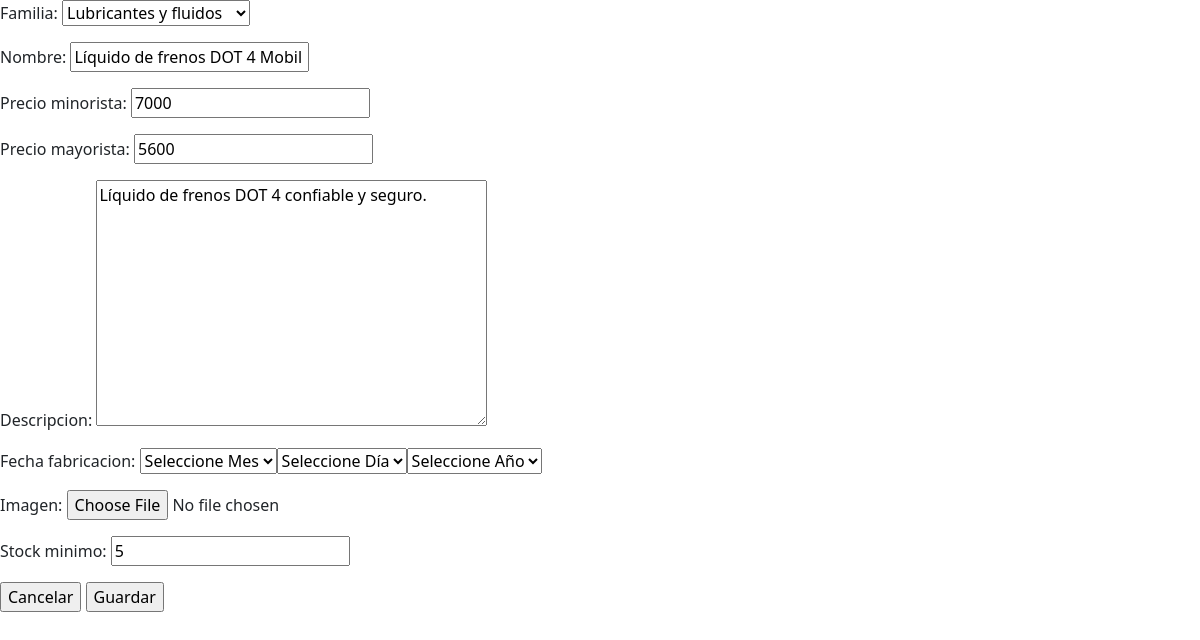
/modificar/21/, run on the app's committed database.
### app/models.py (models this page shows, shortened)
class Producto(models.Model):
    id_producto = models.AutoField(primary_key=True)
    familia = models.ForeignKey(FamiliaProducto, on_delete=models.CASCADE, related_name='productos')
    nombre = models.CharField(max_length=150)
    precio_minorista = models.IntegerField()
    precio_mayorista = models.IntegerField(default=0)
    descripcion = models.TextField(blank=True)
    fecha_fabricacion = models.DateField(null=True, blank=True)
    imagen = models.ImageField(upload_to="productos", null=True, blank=True)
    stock_minimo = models.PositiveIntegerField(default=5)
    class Meta:
        db_table = 'app_producto'  # asegura que Django use tabla existente

### app/views.py (the view)
# urls.py: path('modificar/<int:stock_id>/', modificar, name='modificar'),
def modificar(request, stock_id):
    stock = get_object_or_404(Stock, id=stock_id)
    producto = stock.producto
    if request.method == 'POST':
        formulario = ProductoForm(request.POST, request.FILES, instance=producto)
        if formulario.is_valid():
            formulario.save()
            return redirect('lista2')
    else:
        formulario = ProductoForm(instance=producto)
    return render(request, 'crud/modificar.html', {'form': formulario})

### app/forms.py
class ProductoForm(forms.ModelForm):
    class Meta:
        model = Producto
        fields = '__all__'
        widgets = {
            "fecha_fabricacion": forms.SelectDateWidget(empty_label=("Seleccione Año", "Seleccione Mes", "Seleccione Día")),
        }

### app/models.py (called while the page is built)
    def __str__(self):
        return self.nombre_familia

### app/templates/crud/modificar.html (shortened to what this page needs)
{% extends 'app/base.html' %}
{% load static %}
{% block contenido %}
<div>
    <form action="" method="post" enctype="multipart/form-data" >
        {{ form.as_p }}
        <div class="justify-content-end">
            <input type="reset" value="Cancelar" class="button cancel">
            <input type="submit" value="Guardar" class="button save">
        </div>
    </form>
</div>
{% endblock %}

### data on the page
Producto: familia "Lubricantes y fluidos", nombre "Líquido de frenos DOT 4 Mobil", precio_minorista "7000", precio_mayorista "5600", descripcion "Líquido de frenos DOT 4 confiable y seguro.", stock_minimo "5"
